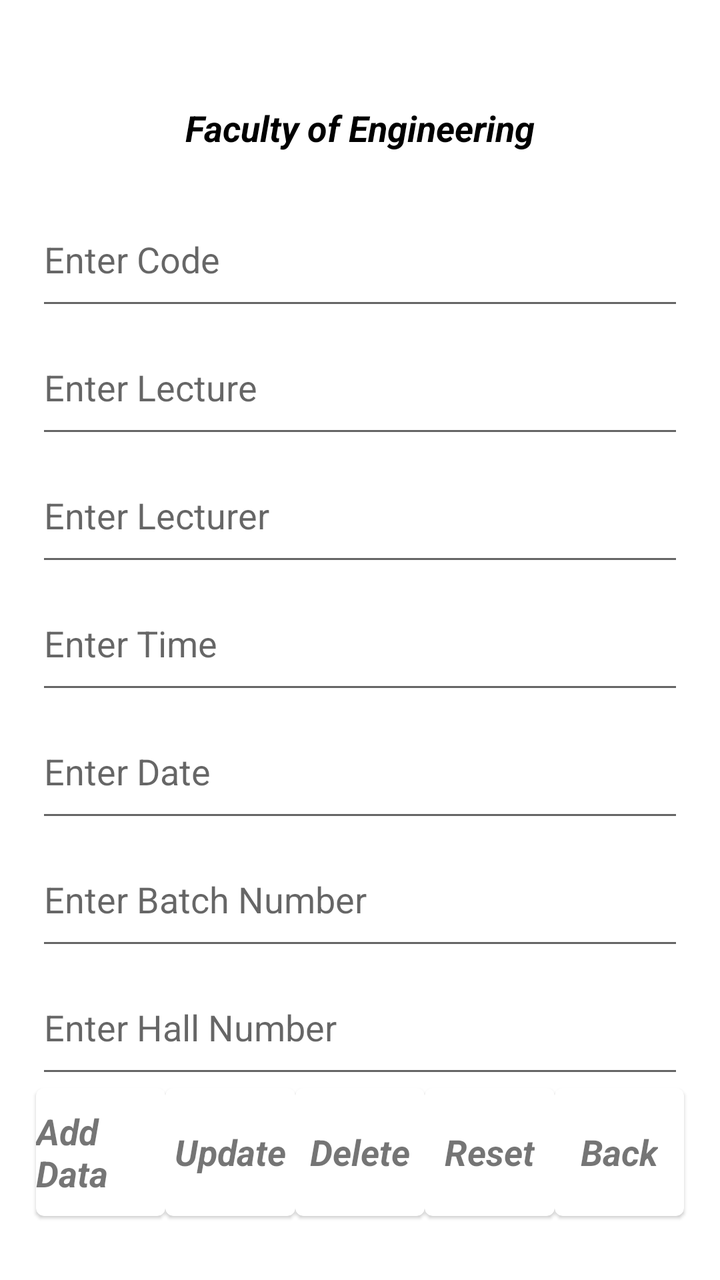
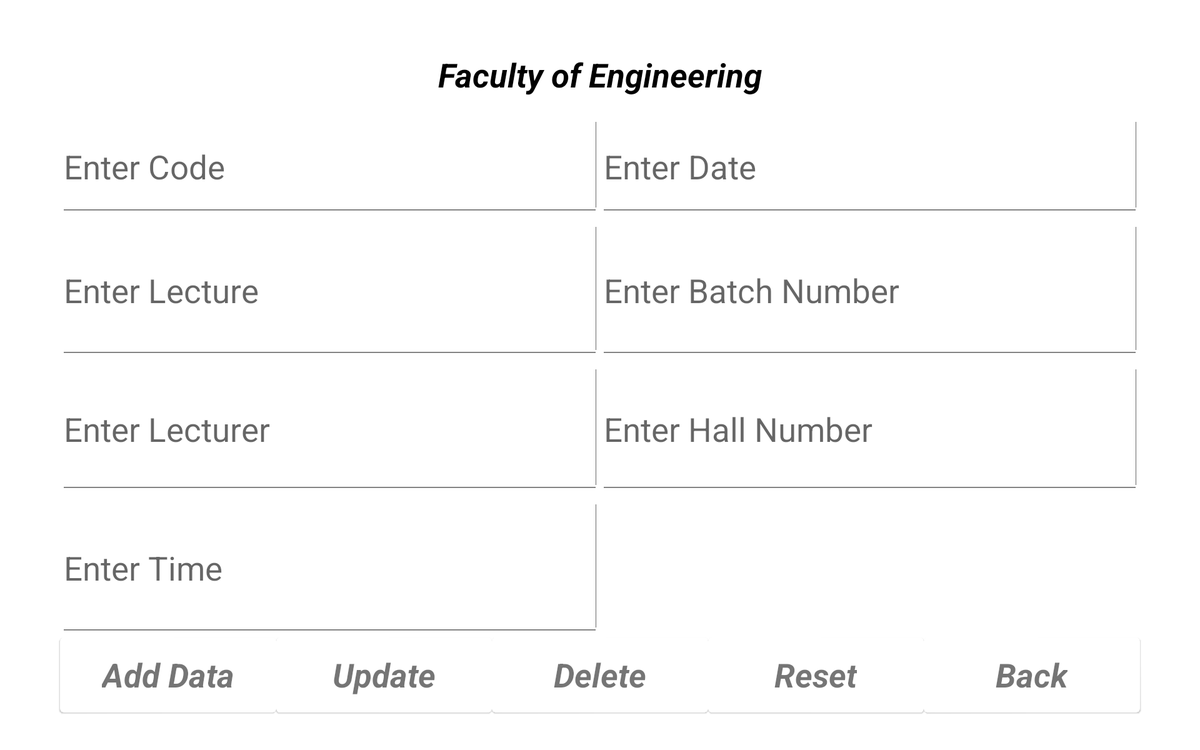

An Android layout and its configuration variant, each rendered on a device that would load it. The default file and the variant file are quoted in full after the pictures.
<!-- AndroidManifest.xml: application theme Theme.NSBMAssist -->
<!-- res/layout/activity_admin_foe_edit.xml -->
<?xml version="1.0" encoding="utf-8"?>
<androidx.constraintlayout.widget.ConstraintLayout xmlns:android="http://schemas.android.com/apk/res/android"
    xmlns:app="http://schemas.android.com/apk/res-auto"
    xmlns:tools="http://schemas.android.com/tools"
    android:layout_width="match_parent"
    android:layout_height="match_parent"
    tools:context=".Activity.Foe.AdminFoeEditActivity">

    <TextView
        android:layout_width="0dp"
        android:layout_height="0dp"
        android:text="@string/foe"
        android:gravity="center"
        android:textColor="@color/black"
        android:textStyle="bold|italic"
        android:textSize="18sp"
        app:layout_constraintStart_toStartOf="@id/guidelineOne"
        app:layout_constraintEnd_toStartOf="@id/guidelineTwo"
        app:layout_constraintBottom_toTopOf="@id/guidelineThree"
        app:layout_constraintTop_toTopOf="@id/guidelineSixteen" />

    <EditText
        android:id="@+id/adminFoeCode"
        android:layout_width="0dp"
        android:layout_height="0dp"
        android:hint="@string/entCode"
        app:layout_constraintStart_toStartOf="@id/guidelineOne"
        app:layout_constraintEnd_toStartOf="@id/guidelineTwo"
        app:layout_constraintBottom_toTopOf="@id/guidelineFour"
        app:layout_constraintTop_toTopOf="@id/guidelineThree"/>

    <EditText
        android:id="@+id/adminFoeLecture"
        android:layout_width="0dp"
        android:layout_height="0dp"
        android:hint="@string/entLect"
        app:layout_constraintStart_toStartOf="@id/guidelineOne"
        app:layout_constraintEnd_toStartOf="@id/guidelineTwo"
        app:layout_constraintBottom_toTopOf="@id/guidelineFive"
        app:layout_constraintTop_toTopOf="@id/guidelineFour"/>

    <EditText
        android:id="@+id/adminFoeLecturerName"
        android:layout_width="0dp"
        android:layout_height="0dp"
        android:hint="@string/entLecturer"
        app:layout_constraintStart_toStartOf="@id/guidelineOne"
        app:layout_constraintEnd_toStartOf="@id/guidelineTwo"
        app:layout_constraintBottom_toTopOf="@id/guidelineSix"
        app:layout_constraintTop_toTopOf="@id/guidelineFive"/>

    <EditText
        android:id="@+id/adminFoeTime"
        android:layout_width="0dp"
        android:layout_height="0dp"
        android:hint="@string/entTime"
        app:layout_constraintStart_toStartOf="@id/guidelineOne"
        app:layout_constraintEnd_toStartOf="@id/guidelineTwo"
        app:layout_constraintBottom_toTopOf="@id/guidelineSeven"
        app:layout_constraintTop_toTopOf="@id/guidelineSix"/>

    <EditText
        android:id="@+id/adminFoeDate"
        android:layout_width="0dp"
        android:layout_height="0dp"
        android:hint="@string/entDate"
        app:layout_constraintStart_toStartOf="@id/guidelineOne"
        app:layout_constraintEnd_toStartOf="@id/guidelineTwo"
        app:layout_constraintBottom_toTopOf="@id/guidelineEight"
        app:layout_constraintTop_toTopOf="@id/guidelineSeven"/>

    <EditText
        android:id="@+id/adminFoeBatchNum"
        android:layout_width="0dp"
        android:layout_height="0dp"
        android:hint="@string/entBatch"
        app:layout_constraintStart_toStartOf="@id/guidelineOne"
        app:layout_constraintEnd_toStartOf="@id/guidelineTwo"
        app:layout_constraintBottom_toTopOf="@id/guidelineNine"
        app:layout_constraintTop_toTopOf="@id/guidelineEight"/>

    <EditText
        android:id="@+id/adminFoeHallNum"
        android:layout_width="0dp"
        android:layout_height="0dp"
        android:hint="@string/entHall"
        app:layout_constraintStart_toStartOf="@id/guidelineOne"
        app:layout_constraintEnd_toStartOf="@id/guidelineTwo"
        app:layout_constraintBottom_toTopOf="@id/guidelineTen"
        app:layout_constraintTop_toTopOf="@id/guidelineNine"/>

    <com.google.android.material.card.MaterialCardView
        android:layout_width="0dp"
        android:layout_height="0dp"
        app:layout_constraintBottom_toBottomOf="@id/guidelineEleven"
        app:layout_constraintEnd_toEndOf="@id/guidelineTwo"
        app:layout_constraintStart_toStartOf="@id/guidelineFifteen"
        app:layout_constraintTop_toTopOf="@id/guidelineTen">

        <ImageButton
            android:id="@+id/imBtnAdminFoeBk"
            android:layout_width="match_parent"
            android:layout_height="match_parent"
            android:background="@android:color/transparent"
            android:foregroundTint="@color/cardview_dark_background"
            android:foregroundTintMode="screen"
            android:scaleType="centerCrop" />

        <TextView
            android:layout_width="wrap_content"
            android:layout_height="wrap_content"
            android:layout_gravity="center"
            android:text="@string/bk"
            android:textSize="18sp"
            android:textStyle="bold|italic" />

    </com.google.android.material.card.MaterialCardView>

    <com.google.android.material.card.MaterialCardView
        android:layout_width="0dp"
        android:layout_height="0dp"
        app:layout_constraintBottom_toBottomOf="@id/guidelineEleven"
        app:layout_constraintEnd_toEndOf="@id/guidelineTwelve"
        app:layout_constraintStart_toStartOf="@id/guidelineOne"
        app:layout_constraintTop_toTopOf="@id/guidelineTen">

        <ImageButton
            android:id="@+id/imBtnAdminFoeAdd"
            android:layout_width="match_parent"
            android:layout_height="match_parent"
            android:background="@android:color/transparent"
            android:foregroundTint="@color/cardview_dark_background"
            android:foregroundTintMode="screen"
            android:scaleType="centerCrop" />

        <TextView
            android:layout_width="wrap_content"
            android:layout_height="wrap_content"
            android:layout_gravity="center"
            android:text="@string/ad"
            android:textSize="18sp"
            android:textStyle="bold|italic" />

    </com.google.android.material.card.MaterialCardView>

    <com.google.android.material.card.MaterialCardView
        android:layout_width="0dp"
        android:layout_height="0dp"
        app:layout_constraintBottom_toBottomOf="@id/guidelineEleven"
        app:layout_constraintEnd_toEndOf="@id/guidelineFifteen"
        app:layout_constraintStart_toStartOf="@id/guidelineFourteen"
        app:layout_constraintTop_toTopOf="@id/guidelineTen">

        <ImageButton
            android:id="@+id/imBtnAdminFoeReset"
            android:layout_width="match_parent"
            android:layout_height="match_parent"
            android:background="@android:color/transparent"
            android:foregroundTint="@color/cardview_dark_background"
            android:foregroundTintMode="screen"
            android:scaleType="centerCrop" />

        <TextView
            android:layout_width="wrap_content"
            android:layout_height="wrap_content"
            android:layout_gravity="center"
            android:text="@string/Rst"
            android:textSize="18sp"
            android:textStyle="bold|italic" />

    </com.google.android.material.card.MaterialCardView>

    <com.google.android.material.card.MaterialCardView
        android:layout_width="0dp"
        android:layout_height="0dp"
        app:layout_constraintBottom_toBottomOf="@id/guidelineEleven"
        app:layout_constraintEnd_toEndOf="@id/guidelineThirteen"
        app:layout_constraintStart_toStartOf="@id/guidelineTwelve"
        app:layout_constraintTop_toTopOf="@id/guidelineTen">

        <ImageButton
            android:id="@+id/imBtnAdminFoeUpdate"
            android:layout_width="match_parent"
            android:layout_height="match_parent"
            android:background="@android:color/transparent"
            android:foregroundTint="@color/cardview_dark_background"
            android:foregroundTintMode="screen"
            android:scaleType="centerCrop" />

        <TextView
            android:layout_width="wrap_content"
            android:layout_height="wrap_content"
            android:layout_gravity="center"
            android:text="@string/update"
            android:textSize="18sp"
            android:textStyle="bold|italic" />

    </com.google.android.material.card.MaterialCardView>

    <com.google.android.material.card.MaterialCardView
        android:layout_width="0dp"
        android:layout_height="0dp"
        app:layout_constraintBottom_toBottomOf="@id/guidelineEleven"
        app:layout_constraintEnd_toEndOf="@id/guidelineFourteen"
        app:layout_constraintStart_toStartOf="@id/guidelineThirteen"
        app:layout_constraintTop_toTopOf="@id/guidelineTen">

        <ImageButton
            android:id="@+id/imBtnAdminFoeDelete"
            android:layout_width="match_parent"
            android:layout_height="match_parent"
            android:background="@android:color/transparent"
            android:foregroundTint="@color/cardview_dark_background"
            android:foregroundTintMode="screen"
            android:scaleType="centerCrop" />

        <TextView
            android:layout_width="wrap_content"
            android:layout_height="wrap_content"
            android:layout_gravity="center"
            android:text="@string/delete"
            android:textSize="18sp"
            android:textStyle="bold|italic" />

    </com.google.android.material.card.MaterialCardView>

    <androidx.constraintlayout.widget.Guideline
        android:id="@+id/guidelineOne"
        android:layout_width="wrap_content"
        android:layout_height="wrap_content"
        android:orientation="vertical"
        app:layout_constraintGuide_percent=".05" />

    <androidx.constraintlayout.widget.Guideline
        android:id="@+id/guidelineTwo"
        android:layout_width="wrap_content"
        android:layout_height="wrap_content"
        android:orientation="vertical"
        app:layout_constraintGuide_percent=".95" />

    <androidx.constraintlayout.widget.Guideline
        android:id="@+id/guidelineThree"
        android:layout_width="wrap_content"
        android:layout_height="wrap_content"
        android:orientation="horizontal"
        app:layout_constraintGuide_percent=".15" />

    <androidx.constraintlayout.widget.Guideline
        android:id="@+id/guidelineFour"
        android:layout_width="wrap_content"
        android:layout_height="wrap_content"
        android:orientation="horizontal"
        app:layout_constraintGuide_percent=".25" />

    <androidx.constraintlayout.widget.Guideline
        android:id="@+id/guidelineFive"
        android:layout_width="wrap_content"
        android:layout_height="wrap_content"
        android:orientation="horizontal"
        app:layout_constraintGuide_percent=".35" />

    <androidx.constraintlayout.widget.Guideline
        android:id="@+id/guidelineSix"
        android:layout_width="wrap_content"
        android:layout_height="wrap_content"
        android:orientation="horizontal"
        app:layout_constraintGuide_percent=".45" />

    <androidx.constraintlayout.widget.Guideline
        android:id="@+id/guidelineSeven"
        android:layout_width="wrap_content"
        android:layout_height="wrap_content"
        android:orientation="horizontal"
        app:layout_constraintGuide_percent=".55" />

    <androidx.constraintlayout.widget.Guideline
        android:id="@+id/guidelineEight"
        android:layout_width="wrap_content"
        android:layout_height="wrap_content"
        android:orientation="horizontal"
        app:layout_constraintGuide_percent=".65" />

    <androidx.constraintlayout.widget.Guideline
        android:id="@+id/guidelineNine"
        android:layout_width="wrap_content"
        android:layout_height="wrap_content"
        android:orientation="horizontal"
        app:layout_constraintGuide_percent=".75" />

    <androidx.constraintlayout.widget.Guideline
        android:id="@+id/guidelineTen"
        android:layout_width="wrap_content"
        android:layout_height="wrap_content"
        android:orientation="horizontal"
        app:layout_constraintGuide_percent=".85" />

    <androidx.constraintlayout.widget.Guideline
        android:id="@+id/guidelineEleven"
        android:layout_width="wrap_content"
        android:layout_height="wrap_content"
        android:orientation="horizontal"
        app:layout_constraintGuide_percent=".95" />

    <androidx.constraintlayout.widget.Guideline
        android:id="@+id/guidelineTwelve"
        android:layout_width="wrap_content"
        android:layout_height="wrap_content"
        android:orientation="vertical"
        app:layout_constraintGuide_percent=".23" />

    <androidx.constraintlayout.widget.Guideline
        android:id="@+id/guidelineThirteen"
        android:layout_width="wrap_content"
        android:layout_height="wrap_content"
        android:orientation="vertical"
        app:layout_constraintGuide_percent=".41" />

    <androidx.constraintlayout.widget.Guideline
        android:id="@+id/guidelineFourteen"
        android:layout_width="wrap_content"
        android:layout_height="wrap_content"
        android:orientation="vertical"
        app:layout_constraintGuide_percent=".59" />

    <androidx.constraintlayout.widget.Guideline
        android:id="@+id/guidelineFifteen"
        android:layout_width="wrap_content"
        android:layout_height="wrap_content"
        android:orientation="vertical"
        app:layout_constraintGuide_percent=".77" />

    <androidx.constraintlayout.widget.Guideline
        android:id="@+id/guidelineSixteen"
        android:layout_width="wrap_content"
        android:layout_height="wrap_content"
        android:orientation="horizontal"
        app:layout_constraintGuide_percent=".05" />
</androidx.constraintlayout.widget.ConstraintLayout>
<!-- resources referenced by this layout -->
<resources>
  <color name="black">#FF000000</color>
  <string name="Rst">Reset</string>
  <string name="ad">Add Data</string>
  <string name="bk">Back</string>
  <string name="delete">Delete</string>
  <string name="entBatch">Enter Batch Number</string>
  <string name="entCode">Enter Code</string>
  <string name="entDate">Enter Date</string>
  <string name="entHall">Enter Hall Number</string>
  <string name="entLect">Enter Lecture</string>
  <string name="entLecturer">Enter Lecturer</string>
  <string name="entTime">Enter Time</string>
  <string name="foe">Faculty of Engineering</string>
  <string name="update">Update</string>
  <style name="Theme.NSBMAssist" parent="Theme.MaterialComponents.DayNight.DarkActionBar">
          
          <item name="colorPrimary">@color/mainGreen</item>
          <item name="colorPrimaryVariant">@color/mainGreen</item>
          <item name="colorOnPrimary">@color/white</item>
          
          <item name="colorSecondary">@color/teal_200</item>
          <item name="colorSecondaryVariant">@color/teal_700</item>
          <item name="colorOnSecondary">@color/black</item>
          
          <item name="android:statusBarColor" tools:targetApi="l">?attr/colorPrimaryVariant</item>
          
      </style>
  <color name="mainGreen">#35D624</color>
  <color name="white">#FFFFFFFF</color>
  <color name="teal_200">#FF03DAC5</color>
  <color name="teal_700">#FF018786</color>
</resources>
<!-- res/layout-xlarge-land/activity_admin_foe_edit.xml (the repository's variant of the layout above) -->
<!-- drawn on a large tablet held sideways -->
<?xml version="1.0" encoding="utf-8"?>
<androidx.constraintlayout.widget.ConstraintLayout xmlns:android="http://schemas.android.com/apk/res/android"
    xmlns:app="http://schemas.android.com/apk/res-auto"
    xmlns:tools="http://schemas.android.com/tools"
    android:layout_width="match_parent"
    android:layout_height="match_parent"
    tools:context=".Activity.Foe.AdminFoeEditActivity">

    <TextView
        android:layout_width="0dp"
        android:layout_height="0dp"
        android:text="@string/foe"
        android:gravity="center"
        android:textColor="@color/black"
        android:textStyle="bold|italic"
        android:textSize="35sp"
        app:layout_constraintStart_toStartOf="@id/guidelineOne"
        app:layout_constraintEnd_toStartOf="@id/guidelineTwo"
        app:layout_constraintBottom_toTopOf="@id/guidelineThree"
        app:layout_constraintTop_toTopOf="@id/guidelineSeven" />

    <EditText
        android:id="@+id/adminFoeCode"
        android:layout_width="0dp"
        android:layout_height="0dp"
        android:hint="@string/entCode"
        android:textSize="35sp"
        app:layout_constraintStart_toStartOf="@id/guidelineOne"
        app:layout_constraintEnd_toStartOf="@id/guidelineNine"
        app:layout_constraintBottom_toTopOf="@id/guidelineFour"
        app:layout_constraintTop_toTopOf="@id/guidelineThree"/>

    <EditText
        android:id="@+id/adminFoeLecture"
        android:layout_width="0dp"
        android:layout_height="0dp"
        android:hint="@string/entLect"
        android:textSize="35sp"
        app:layout_constraintStart_toStartOf="@id/guidelineOne"
        app:layout_constraintEnd_toStartOf="@id/guidelineNine"
        app:layout_constraintBottom_toTopOf="@id/guidelineFive"
        app:layout_constraintTop_toTopOf="@id/guidelineFour"/>

    <EditText
        android:id="@+id/adminFoeLecturerName"
        android:layout_width="0dp"
        android:layout_height="0dp"
        android:hint="@string/entLecturer"
        android:textSize="35sp"
        app:layout_constraintStart_toStartOf="@id/guidelineOne"
        app:layout_constraintEnd_toStartOf="@id/guidelineNine"
        app:layout_constraintBottom_toTopOf="@id/guidelineSix"
        app:layout_constraintTop_toTopOf="@id/guidelineFive"/>

    <EditText
        android:id="@+id/adminFoeTime"
        android:layout_width="0dp"
        android:layout_height="0dp"
        android:hint="@string/entTime"
        android:textSize="35sp"
        app:layout_constraintStart_toStartOf="@id/guidelineOne"
        app:layout_constraintEnd_toStartOf="@id/guidelineNine"
        app:layout_constraintBottom_toTopOf="@id/guidelineTen"
        app:layout_constraintTop_toTopOf="@id/guidelineSix"/>

    <EditText
        android:id="@+id/adminFoeDate"
        android:layout_width="0dp"
        android:layout_height="0dp"
        android:hint="@string/entDate"
        android:textSize="35sp"
        app:layout_constraintStart_toStartOf="@id/guidelineNine"
        app:layout_constraintEnd_toStartOf="@id/guidelineTwo"
        app:layout_constraintBottom_toTopOf="@id/guidelineFour"
        app:layout_constraintTop_toTopOf="@id/guidelineThree"/>

    <EditText
        android:id="@+id/adminFoeBatchNum"
        android:layout_width="0dp"
        android:layout_height="0dp"
        android:hint="@string/entBatch"
        android:textSize="35sp"
        app:layout_constraintStart_toStartOf="@id/guidelineNine"
        app:layout_constraintEnd_toStartOf="@id/guidelineTwo"
        app:layout_constraintBottom_toTopOf="@id/guidelineFive"
        app:layout_constraintTop_toTopOf="@id/guidelineFour"/>

    <EditText
        android:id="@+id/adminFoeHallNum"
        android:layout_width="0dp"
        android:layout_height="0dp"
        android:hint="@string/entHall"
        android:textSize="35sp"
        app:layout_constraintStart_toStartOf="@id/guidelineNine"
        app:layout_constraintEnd_toStartOf="@id/guidelineTwo"
        app:layout_constraintBottom_toTopOf="@id/guidelineSix"
        app:layout_constraintTop_toTopOf="@id/guidelineFive"/>

    <com.google.android.material.card.MaterialCardView
        android:layout_width="0dp"
        android:layout_height="0dp"
        app:layout_constraintBottom_toBottomOf="@id/guidelineEleven"
        app:layout_constraintEnd_toEndOf="@id/guidelineTwo"
        app:layout_constraintStart_toStartOf="@id/guidelineFifteen"
        app:layout_constraintTop_toTopOf="@id/guidelineTen">

        <ImageButton
            android:id="@+id/imBtnAdminFoeBk"
            android:layout_width="match_parent"
            android:layout_height="match_parent"
            android:background="@android:color/transparent"
            android:foregroundTint="@color/cardview_dark_background"
            android:foregroundTintMode="screen"
            android:scaleType="centerCrop" />

        <TextView
            android:layout_width="wrap_content"
            android:layout_height="wrap_content"
            android:layout_gravity="center"
            android:text="@string/bk"
            android:textSize="35sp"
            android:textStyle="bold|italic" />

    </com.google.android.material.card.MaterialCardView>

    <com.google.android.material.card.MaterialCardView
        android:layout_width="0dp"
        android:layout_height="0dp"
        app:layout_constraintBottom_toBottomOf="@id/guidelineEleven"
        app:layout_constraintEnd_toEndOf="@id/guidelineTwelve"
        app:layout_constraintStart_toStartOf="@id/guidelineOne"
        app:layout_constraintTop_toTopOf="@id/guidelineTen">

        <ImageButton
            android:id="@+id/imBtnAdminFoeAdd"
            android:layout_width="match_parent"
            android:layout_height="match_parent"
            android:background="@android:color/transparent"
            android:foregroundTint="@color/cardview_dark_background"
            android:foregroundTintMode="screen"
            android:scaleType="centerCrop" />

        <TextView
            android:layout_width="wrap_content"
            android:layout_height="wrap_content"
            android:layout_gravity="center"
            android:text="@string/ad"
            android:textSize="35sp"
            android:textStyle="bold|italic" />

    </com.google.android.material.card.MaterialCardView>

    <com.google.android.material.card.MaterialCardView
        android:layout_width="0dp"
        android:layout_height="0dp"
        app:layout_constraintBottom_toBottomOf="@id/guidelineEleven"
        app:layout_constraintEnd_toEndOf="@id/guidelineFifteen"
        app:layout_constraintStart_toStartOf="@id/guidelineFourteen"
        app:layout_constraintTop_toTopOf="@id/guidelineTen">

        <ImageButton
            android:id="@+id/imBtnAdminFoeReset"
            android:layout_width="match_parent"
            android:layout_height="match_parent"
            android:background="@android:color/transparent"
            android:foregroundTint="@color/cardview_dark_background"
            android:foregroundTintMode="screen"
            android:scaleType="centerCrop" />

        <TextView
            android:layout_width="wrap_content"
            android:layout_height="wrap_content"
            android:layout_gravity="center"
            android:text="@string/Rst"
            android:textSize="35sp"
            android:textStyle="bold|italic" />

    </com.google.android.material.card.MaterialCardView>

    <com.google.android.material.card.MaterialCardView
        android:layout_width="0dp"
        android:layout_height="0dp"
        app:layout_constraintBottom_toBottomOf="@id/guidelineEleven"
        app:layout_constraintEnd_toEndOf="@id/guidelineThirteen"
        app:layout_constraintStart_toStartOf="@id/guidelineTwelve"
        app:layout_constraintTop_toTopOf="@id/guidelineTen">

        <ImageButton
            android:id="@+id/imBtnAdminFoeUpdate"
            android:layout_width="match_parent"
            android:layout_height="match_parent"
            android:background="@android:color/transparent"
            android:foregroundTint="@color/cardview_dark_background"
            android:foregroundTintMode="screen"
            android:scaleType="centerCrop" />

        <TextView
            android:layout_width="wrap_content"
            android:layout_height="wrap_content"
            android:layout_gravity="center"
            android:text="@string/update"
            android:textSize="35sp"
            android:textStyle="bold|italic" />

    </com.google.android.material.card.MaterialCardView>

    <com.google.android.material.card.MaterialCardView
        android:layout_width="0dp"
        android:layout_height="0dp"
        app:layout_constraintBottom_toBottomOf="@id/guidelineEleven"
        app:layout_constraintEnd_toEndOf="@id/guidelineFourteen"
        app:layout_constraintStart_toStartOf="@id/guidelineThirteen"
        app:layout_constraintTop_toTopOf="@id/guidelineTen">

        <ImageButton
            android:id="@+id/imBtnAdminFoeDelete"
            android:layout_width="match_parent"
            android:layout_height="match_parent"
            android:background="@android:color/transparent"
            android:foregroundTint="@color/cardview_dark_background"
            android:foregroundTintMode="screen"
            android:scaleType="centerCrop" />

        <TextView
            android:layout_width="wrap_content"
            android:layout_height="wrap_content"
            android:layout_gravity="center"
            android:text="@string/delete"
            android:textSize="35sp"
            android:textStyle="bold|italic" />

    </com.google.android.material.card.MaterialCardView>

    <androidx.constraintlayout.widget.Guideline
        android:id="@+id/guidelineOne"
        android:layout_width="wrap_content"
        android:layout_height="wrap_content"
        android:orientation="vertical"
        app:layout_constraintGuide_percent=".05" />

    <androidx.constraintlayout.widget.Guideline
        android:id="@+id/guidelineTwo"
        android:layout_width="wrap_content"
        android:layout_height="wrap_content"
        android:orientation="vertical"
        app:layout_constraintGuide_percent=".95" />


    <androidx.constraintlayout.widget.Guideline
        android:id="@+id/guidelineThree"
        android:layout_width="wrap_content"
        android:layout_height="wrap_content"
        android:orientation="horizontal"
        app:layout_constraintGuide_percent=".15" />

    <androidx.constraintlayout.widget.Guideline
        android:id="@+id/guidelineFour"
        android:layout_width="wrap_content"
        android:layout_height="wrap_content"
        android:orientation="horizontal"
        app:layout_constraintGuide_percent=".29" />

    <androidx.constraintlayout.widget.Guideline
        android:id="@+id/guidelineFive"
        android:layout_width="wrap_content"
        android:layout_height="wrap_content"
        android:orientation="horizontal"
        app:layout_constraintGuide_percent=".48" />

    <androidx.constraintlayout.widget.Guideline
        android:id="@+id/guidelineSix"
        android:layout_width="wrap_content"
        android:layout_height="wrap_content"
        android:orientation="horizontal"
        app:layout_constraintGuide_percent=".66" />

    <androidx.constraintlayout.widget.Guideline
        android:id="@+id/guidelineSeven"
        android:layout_width="wrap_content"
        android:layout_height="wrap_content"
        android:orientation="horizontal"
        app:layout_constraintGuide_percent=".05" />

    <androidx.constraintlayout.widget.Guideline
        android:id="@+id/guidelineNine"
        android:layout_width="wrap_content"
        android:layout_height="wrap_content"
        android:orientation="vertical"
        app:layout_constraintGuide_percent=".5" />


    <androidx.constraintlayout.widget.Guideline
        android:id="@+id/guidelineTen"
        android:layout_width="wrap_content"
        android:layout_height="wrap_content"
        android:orientation="horizontal"
        app:layout_constraintGuide_percent=".85" />

    <androidx.constraintlayout.widget.Guideline
        android:id="@+id/guidelineEleven"
        android:layout_width="wrap_content"
        android:layout_height="wrap_content"
        android:orientation="horizontal"
        app:layout_constraintGuide_percent=".95" />

    <androidx.constraintlayout.widget.Guideline
        android:id="@+id/guidelineTwelve"
        android:layout_width="wrap_content"
        android:layout_height="wrap_content"
        android:orientation="vertical"
        app:layout_constraintGuide_percent=".23" />

    <androidx.constraintlayout.widget.Guideline
        android:id="@+id/guidelineThirteen"
        android:layout_width="wrap_content"
        android:layout_height="wrap_content"
        android:orientation="vertical"
        app:layout_constraintGuide_percent=".41" />

    <androidx.constraintlayout.widget.Guideline
        android:id="@+id/guidelineFourteen"
        android:layout_width="wrap_content"
        android:layout_height="wrap_content"
        android:orientation="vertical"
        app:layout_constraintGuide_percent=".59" />

    <androidx.constraintlayout.widget.Guideline
        android:id="@+id/guidelineFifteen"
        android:layout_width="wrap_content"
        android:layout_height="wrap_content"
        android:orientation="vertical"
        app:layout_constraintGuide_percent=".77" />
</androidx.constraintlayout.widget.ConstraintLayout>
